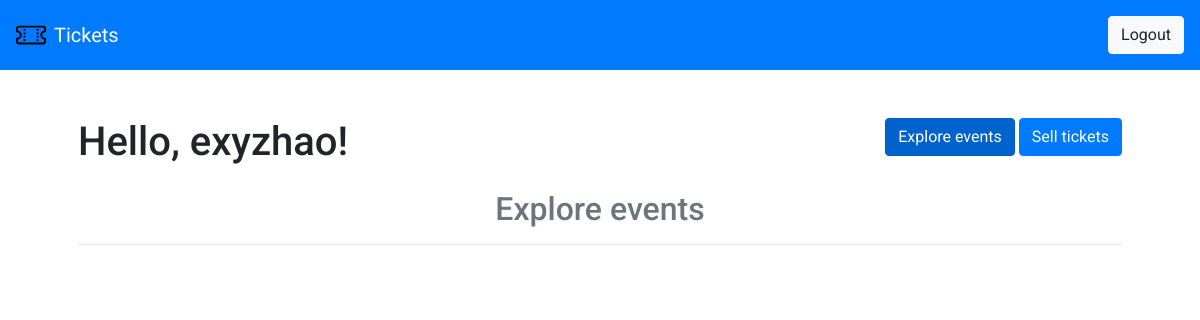
The app's page / (signed in), older data.
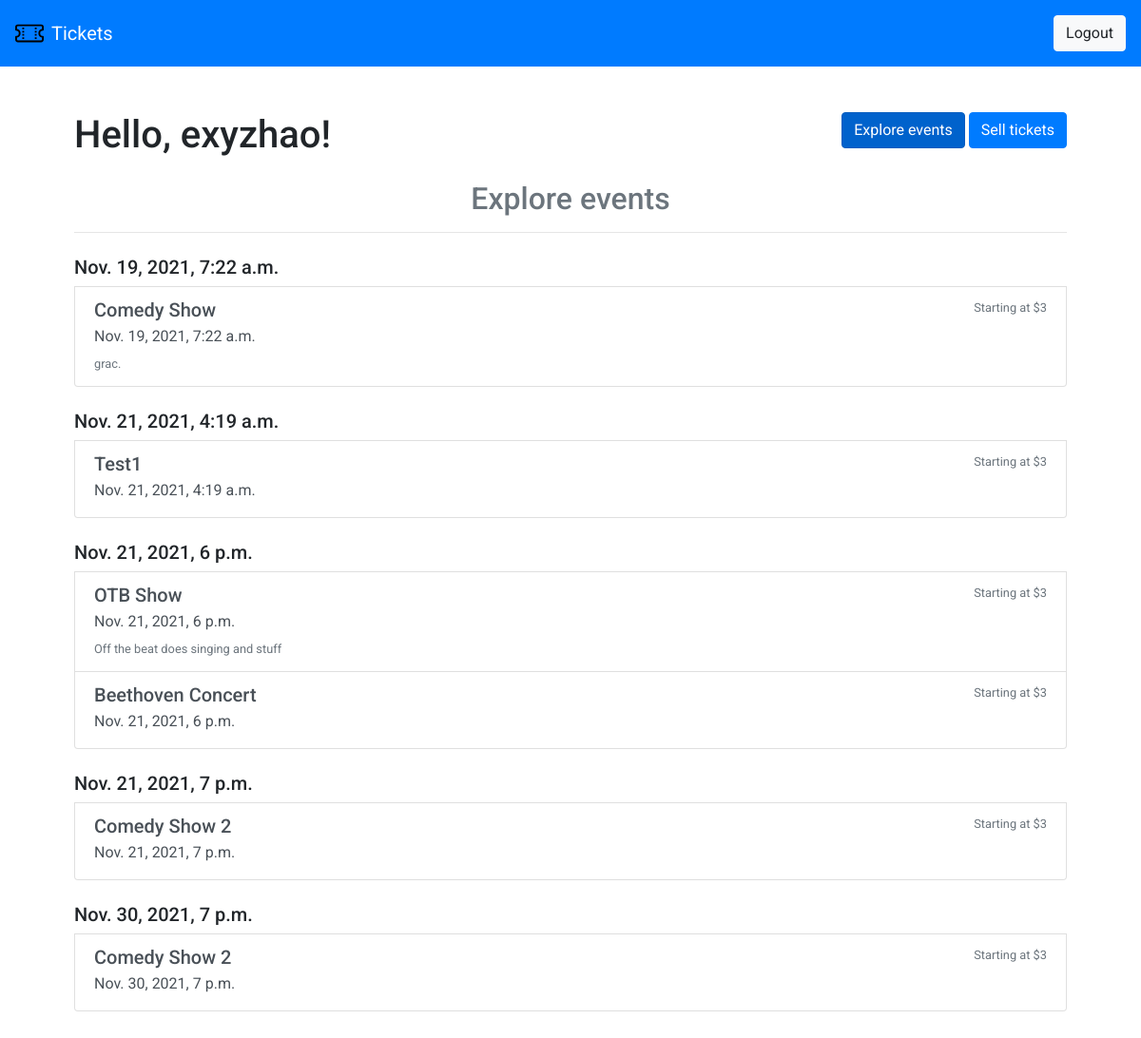
The same page, newer data.
### main/models.py (models this page shows, shortened)
class Event(models.Model):
    name = models.CharField(max_length=100)
    description = models.TextField(max_length=300, blank=True)
    location = models.CharField(max_length=100, blank=True)
    date = models.DateTimeField()

### main/views.py (the view)
def main_view(request):
    if not request.user.is_authenticated:
        return render(request, "splash.html")
    events = Event.objects.all().order_by("date")
    return render(request, "main.html", {"events": events})

### main/templates/main.html (shortened to what this page needs)
{% extends 'base.html' %}
{% load static %}
{% block navbar %}
<ul class="nav navbar-nav ml-auto"><a href="/logout"><button class="btn btn-light">Logout</button></a></ul>
{% endblock %}
{% block body %}
<div class="intro-container">
  <h1>Hello, {{ user.username }}!</h1>
  <div class="actions-container">
    <form action="">
      <input type="submit" class="btn btn-primary active" aria-current="page" value="Explore events" />
    </form>
    <form action="/sell">
      <input type="submit" class="btn btn-primary" value="Sell tickets" />
    </form>
  </div>
</div>
{% regroup events by date as dates_list %}
<div class="events-container">
  <h2 class="text-center text-muted">Explore events</h2>
  <hr class="mb-4">
  {% for date in dates_list %}
  <div class="list-group mb-4">
    <h5>{{ date.grouper }}</h5>
    {% for event in date.list %}
    <a href="#" class="list-group-item list-group-item-action">
      <div class="d-flex w-100 justify-content-between">
        <h5 class="mb-1">{{ event.name }}</h5>
        <small class="text-muted">Starting at $3</small>
      </div>
      <p class="mb-1">{{ event.date }}</p>
      <small class="text-muted">{{ event.description }}</small>
    </a>
    {% endfor %}
  </div>
  {% endfor %}
</div>
{% endblock %}

### main/templates/base.html (shortened to what this page needs)
{% load static %}
<!doctype html>
<html lang="en">
<head>
    <link rel="stylesheet" href="https://stackpath.bootstrapcdn.com/bootstrap/4.3.1/css/bootstrap.min.css"
>
    <link rel="stylesheet" href="{% static 'css/base.css' %}">
</head>
<body>
    <nav class="navbar navbar-expand-lg navbar-dark bg-primary">
        <a class="navbar-brand" href="#">
            <img src="{% static 'css/ticket.svg' %}" width="30" height="30" class="d-inline-block align-top" alt="">
            Tickets
        </a>
        {% block navbar %}{% endblock %}
    </nav>
    <div class="container">
        {% block body %}{% endblock %}
    </div>
</body>
</html>

### main/static/css/base.css (style rules this page uses)
* { font-family: "Avenir", "Roboto", sans-serif; }
.navbar { min-height: 70px; }
.navbar-brand { display: flex; column-gap: 0.5rem; }
.container { display: flex; flex-direction: column; padding: 3rem; row-gap: 1rem; }
.intro-container { display: flex; justify-content: space-between; }
.actions-container { display: flex; column-gap: 0.25rem; }

Row changes from the older to the newer data that the page shows:
added Event: grouper "Nov. 19, 2021, 7:22 a.m.", name "Comedy Show", date "Nov. 19, 2021, 7:22 a.m.", description "grac."
added Event: grouper "Nov. 21, 2021, 4:19 a.m.", name "Test1", date "Nov. 21, 2021, 4:19 a.m."
added Event: grouper "Nov. 21, 2021, 6 p.m.", name "OTB Show", date "Nov. 21, 2021, 6 p.m.", description "Off the beat does singing and stuff"
added Event: name "Beethoven Concert", date "Nov. 21, 2021, 6 p.m."
added Event: grouper "Nov. 21, 2021, 7 p.m.", name "Comedy Show 2", date "Nov. 21, 2021, 7 p.m."
added Event: grouper "Nov. 30, 2021, 7 p.m.", name "Comedy Show 2", date "Nov. 30, 2021, 7 p.m."
